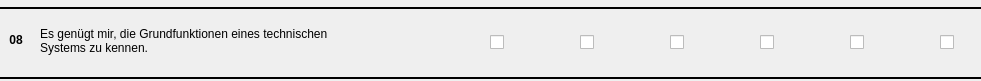
   <widget class="QWidget" name="item_8" native="true">
    <property name="geometry">
     <rect>
      <x>0</x>
      <y>750</y>
      <width>981</width>
      <height>81</height>
     </rect>
    </property>
    <widget class="QLabel" name="label_31">
     <property name="geometry">
      <rect>
       <x>40</x>
       <y>0</y>
       <width>491</width>
       <height>81</height>
      </rect>
     </property>
     <property name="text">
      <string>Es genügt mir, die Grundfunktionen eines technischen
Systems zu kennen.</string>
     </property>
    </widget>
    <widget class="QLabel" name="label_32">
     <property name="geometry">
      <rect>
       <x>6</x>
       <y>30</y>
       <width>20</width>
       <height>20</height>
      </rect>
     </property>
     <property name="font">
      <font>
       <weight>75</weight>
       <bold>true</bold>
      </font>
     </property>
     <property name="text">
      <string>08</string>
     </property>
     <property name="alignment">
      <set>Qt::AlignCenter</set>
     </property>
    </widget>
    <widget class="QCheckBox" name="i8cb1">
     <property name="geometry">
      <rect>
       <x>490</x>
       <y>30</y>
       <width>21</width>
       <height>24</height>
      </rect>
     </property>
     <property name="text">
      <string/>
     </property>
    </widget>
    <widget class="QCheckBox" name="i8cb2">
     <property name="geometry">
      <rect>
       <x>580</x>
       <y>30</y>
       <width>21</width>
       <height>24</height>
      </rect>
     </property>
     <property name="text">
      <string/>
     </property>
    </widget>
    <widget class="QCheckBox" name="i8cb3">
     <property name="geometry">
      <rect>
       <x>670</x>
       <y>30</y>
       <width>21</width>
       <height>24</height>
      </rect>
     </property>
     <property name="text">
      <string/>
     </property>
    </widget>
    <widget class="QCheckBox" name="i8cb4">
     <property name="geometry">
      <rect>
       <x>760</x>
       <y>30</y>
       <width>21</width>
       <height>24</height>
      </rect>
     </property>
     <property name="text">
      <string/>
     </property>
    </widget>
    <widget class="QCheckBox" name="i8cb5">
     <property name="geometry">
      <rect>
       <x>850</x>
       <y>30</y>
       <width>21</width>
       <height>24</height>
      </rect>
     </property>
     <property name="text">
      <string/>
     </property>
    </widget>
    <widget class="QCheckBox" name="i8cb6">
     <property name="geometry">
      <rect>
       <x>940</x>
       <y>30</y>
       <width>21</width>
       <height>24</height>
      </rect>
     </property>
     <property name="text">
      <string/>
     </property>
    </widget>
    <widget class="Line" name="line_21">
     <property name="geometry">
      <rect>
       <x>0</x>
       <y>0</y>
       <width>981</width>
       <height>16</height>
      </rect>
     </property>
     <property name="frameShadow">
      <enum>QFrame::Plain</enum>
     </property>
     <property name="lineWidth">
      <number>2</number>
     </property>
     <property name="orientation">
      <enum>Qt::Horizontal</enum>
     </property>
    </widget>
    <widget class="Line" name="line_22">
     <property name="geometry">
      <rect>
       <x>0</x>
       <y>70</y>
       <width>981</width>
       <height>16</height>
      </rect>
     </property>
     <property name="frameShadow">
      <enum>QFrame::Plain</enum>
     </property>
     <property name="lineWidth">
      <number>2</number>
     </property>
     <property name="orientation">
      <enum>Qt::Horizontal</enum>
     </property>
    </widget>
   </widget>
